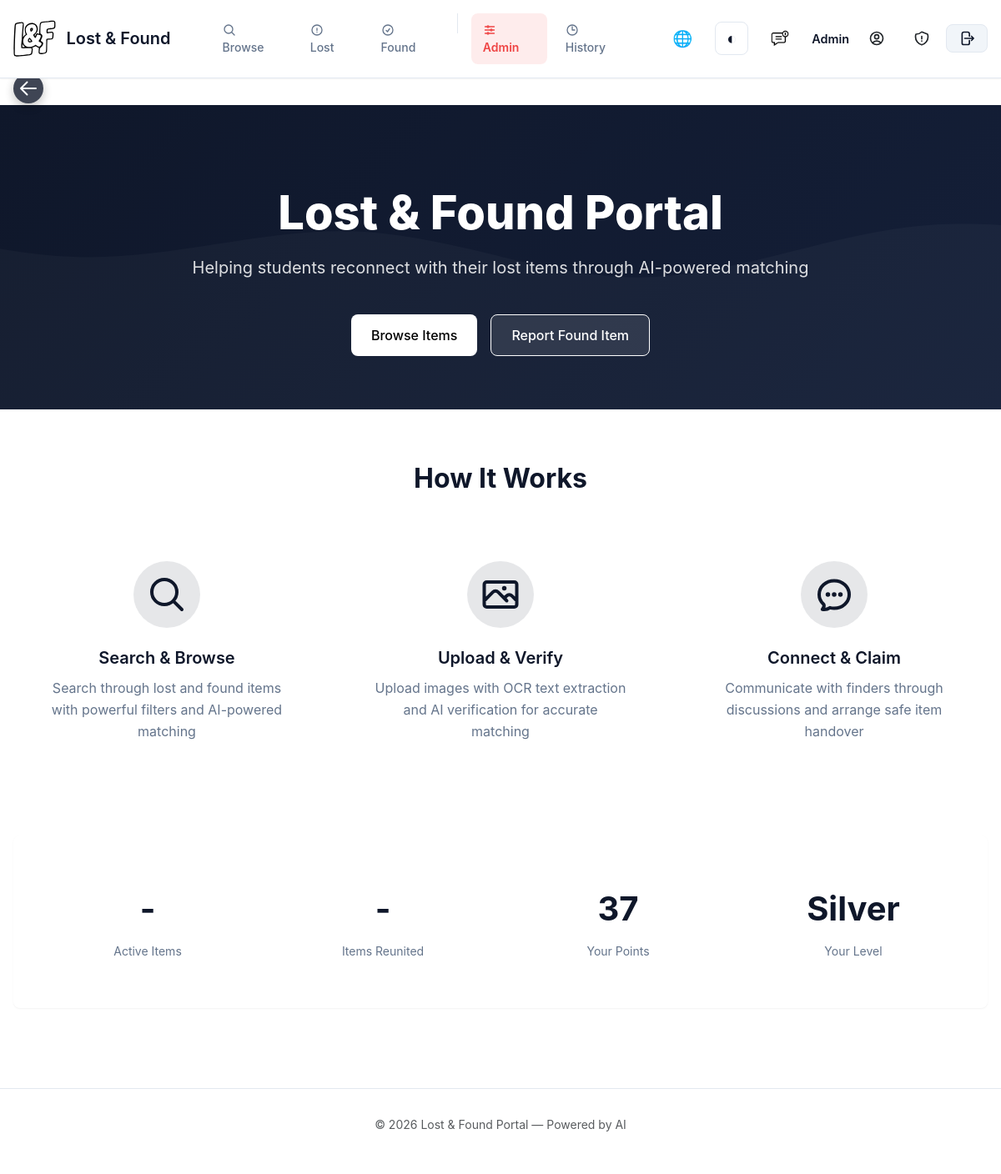
Screenshot of /home (signed in) with the database file from the repository.
### app.py (models this page shows, shortened)
class User(db.Model, UserMixin):
    id = db.Column(db.Integer, primary_key=True)
    registration_no = db.Column(db.String(20), unique=True, nullable=False)
    password_hash = db.Column(db.String(128), nullable=False)
    full_name = db.Column(db.String(100), nullable=False)
    email = db.Column(db.String(120), unique=True, nullable=True)
    points = db.Column(db.Integer, default=0, nullable=False)
    level = db.Column(db.String(20), default='Bronze')
    avatar_filename = db.Column(db.String(255), nullable=True)
    role = db.Column(db.String(20), default='student') # 'student', 'admin', 'hod'
    contact_visible = db.Column(db.Boolean, default=False, nullable=False)  # Hide contact until match confirmed
    email_public = db.Column(db.Boolean, default=False, nullable=False)  # Show email on profile
    phone = db.Column(db.String(15), nullable=True)  # Optional phone number
    phone_public = db.Column(db.Boolean, default=False, nullable=False)  # Show phone on profile
    preferred_language = db.Column(db.String(5), default='en', nullable=False)  # 'en', 'hi', 'gu'
    created_at = db.Column(db.DateTime, default=datetime.now, nullable=False)
    last_login = db.Column(db.DateTime, nullable=True)
    data_consent = db.Column(db.Boolean, default=True, nullable=False)  # User consents to data processing
    items_reported = db.relationship(
        'Item',
        backref='reporter', # Creates item.reporter to access the User object
        lazy=True,
        foreign_keys=[Item.reported_by_id] # Explicitly tells SQLAlchemy which FK to use
    )
    items_deleted = db.relationship(
        'Item',
        backref='deleter', # Creates item.deleter to access the User object
        lazy=True,
        foreign_keys=[Item.deleted_by_id] # Explicitly tells SQLAlchemy which FK to use
    )
    def is_admin(self):
        return self.role == 'admin'

### app.py (the view)
@app.route("/")
@app.route("/home")
def home():
    return render_template('index.html', title=_('Home'))

### templates/index.html (shortened to what this page needs)
{% extends "base.html" %}
{% block content %}
<div class="hero-section">
    <div class="container hero-content">
        <div class="hero-text">
            <h1 class="hero-title">{{ _('Lost & Found Portal') }}</h1>
            <p class="hero-subtitle">{{ _('Helping students reconnect with their lost items through AI-powered
                matching') }}</p>
            <div class="hero-actions">
                <a href="{{ url_for('items') }}" class="btn btn-hero-cta btn-lg">
                    {{ _('Browse Items') }}
                </a>
                {% if current_user.is_authenticated %}
                <a href="{{ url_for('report_found') }}" class="btn btn-outline btn-lg">
                    {{ _('Report Found Item') }}
                </a>
                {% else %}
                <a href="{{ url_for('register') }}" class="btn btn-outline btn-lg">
                    {{ _('Get Started') }}
                </a>
                {% endif %}
            </div>
        </div>
    </div>
</div>
<div class="container features-section">
    <h2 class="section-title">{{ _('How It Works') }}</h2>
    <div class="features-grid">
        <div class="feature-card">
            <div class="feature-icon">
                <svg width="48" height="48" fill="none" stroke="currentColor" stroke-width="2" viewBox="0 0 24 24">
                    <path stroke-linecap="round" stroke-linejoin="round"
                        d="M21 21l-5.197-5.197m0 0A7.5 7.5 0 105.196 5.196a7.5 7.5 0 0010.607 10.607z"></path>
                </svg>
            </div>
            <h3 class="feature-title">{{ _('Search & Browse') }}</h3>
            <p class="feature-description">{{ _('Search through lost and found items with powerful filters and
                AI-powered matching') }}</p>
        </div>
        <div class="feature-card">
            <div class="feature-icon">
            </div>
            <h3 class="feature-title">{{ _('Upload & Verify') }}</h3>
            <p class="feature-description">{{ _('Upload images with OCR text extraction and AI verification for accurate
                matching') }}</p>
        </div>
        <div class="feature-card">
            <div class="feature-icon">
            </div>
            <h3 class="feature-title">{{ _('Connect & Claim') }}</h3>
            <p class="feature-description">{{ _('Communicate with finders through discussions and arrange safe item
                handover') }}</p>
        </div>
    </div>
</div>
{% if current_user.is_authenticated %}
<div class="container stats-section">
    <div class="stats-banner">
        <div class="stat-box">
            <div class="stat-number">-</div>
            <div class="stat-label">{{ _('Active Items') }}</div>
        </div>
        <div class="stat-box">
            <div class="stat-number">-</div>
            <div class="stat-label">{{ _('Items Reunited') }}</div>
        </div>
        <div class="stat-box">
            <div class="stat-number">{{ current_user.points or 0 }}</div>
            <div class="stat-label">{{ _('Your Points') }}</div>
        </div>
        <div class="stat-box">
            <div class="stat-number">{{ current_user.level }}</div>
            <div class="stat-label">{{ _('Your Level') }}</div>
        </div>
    </div>
</div>
{% endif %}
{% endblock content %}

### templates/base.html (shortened to what this page needs)
<!DOCTYPE html>
<html lang="en" data-theme="light">
<head>
    <link href="https://cdn.jsdelivr.net/npm/bootstrap@5.3.0/dist/css/bootstrap.min.css" rel="stylesheet">
    <link rel="stylesheet" href="https://cdnjs.cloudflare.com/ajax/libs/font-awesome/6.4.0/css/all.min.css">
    <link rel="stylesheet" href="{{ url_for('static', filename='css/modern.css') }}">
</head>
<body>
    <nav class="navbar">
        <div class="navbar-container">
            <a class="navbar-brand" href="{{ url_for('home') }}">
                <img src="{{ url_for('static', filename='lost_found.svg') }}" alt="{{ _('Lost & Found') }}" />
                <span>{{ _('Lost & Found') }}</span>
            </a>
            <div class="navbar-menu" id="navbarMenu">
                {% if current_user.is_authenticated %}
                <ul class="nav-links">
                    <li><a class="nav-link" href="{{ url_for('items') }}">
                            <svg width="16" height="16" fill="none" stroke="currentColor" stroke-width="2"
                                viewBox="0 0 24 24"
                                style="display: inline-block; vertical-align: middle; margin-right: 4px;">
                                <path stroke-linecap="round" stroke-linejoin="round"
                                    d="M21 21l-5.197-5.197m0 0A7.5 7.5 0 105.196 5.196a7.5 7.5 0 0010.607 10.607z">
                                </path>
                            </svg>
                            {{ _('Browse') }}
                        </a></li>
                    <li><a class="nav-link" href="{{ url_for('report_lost') }}">
                            <svg width="16" height="16" fill="none" stroke="currentColor" stroke-width="2"
                                viewBox="0 0 24 24"
                                style="display: inline-block; vertical-align: middle; margin-right: 4px;">
                                <path stroke-linecap="round" stroke-linejoin="round"
                                    d="M12 9v3.75m9-.75a9 9 0 11-18 0 9 9 0 0118 0zm-9 3.75h.008v.008H12v-.008z"></path>
                            </svg>
                            {{ _('Lost') }}
                        </a></li>
                    <li><a class="nav-link" href="{{ url_for('report_found') }}">
                            <svg width="16" height="16" fill="none" stroke="currentColor" stroke-width="2"
                                viewBox="0 0 24 24"
                                style="display: inline-block; vertical-align: middle; margin-right: 4px;">
                                <path stroke-linecap="round" stroke-linejoin="round"
                                    d="M9 12.75L11.25 15 15 9.75M21 12a9 9 0 11-18 0 9 9 0 0118 0z"></path>
                            </svg>
                            {{ _('Found') }}
                        </a></li>
                    {% if current_user.is_admin() or current_user.is_hod() %}
                    <li><a class="nav-link nav-link-admin" href="{{ url_for('admin_dashboard') }}#users">
                            {{ _('Admin') }}
                        </a></li>
                    <li><a class="nav-link" href="{{ url_for('item_history') }}">
                            <svg width="16" height="16" fill="none" stroke="currentColor" stroke-width="2"
                                viewBox="0 0 24 24"
                                style="display: inline-block; vertical-align: middle; margin-right: 4px;">
                                <path stroke-linecap="round" stroke-linejoin="round"
                                    d="M12 6v6h4.5m4.5 0a9 9 0 11-18 0 9 9 0 0118 0z"></path>
                            </svg>
                            {{ _('History') }}
                        </a></li>
                    {% endif %}
                </ul>
                {% else %}
                <ul class="nav-links">
                    <li><a class="nav-link" href="{{ url_for('items') }}">{{ _('Browse Items') }}</a></li>
                </ul>
                {% endif %}
                <div class="navbar-actions">
                    <div class="dropdown custom-dropdown">
                        <button class="btn btn-ghost btn-sm"
                            onclick="document.getElementById('langDropdown').classList.toggle('show')"
                            title="Select Language">
                            <span style="font-size: 1.2rem;">🌐</span>
                        </button>
                    </div>
                    <button id="themeToggle" class="theme-toggle" title="{{ _('Toggle dark mode') }}">
                        <span id="themeIcon">◐</span>
                    </button>
                    {% if current_user.is_authenticated %}
                    <div class="custom-dropdown">
                        <a href="{{ url_for('notifications') }}" class="btn btn-ghost btn-sm relative"
                            title="{{ _('Notifications') }}">
                            <img id="notif-icon" src="{{ url_for('static', filename='notification.png') }}"
                                alt="{{ _('Notifications') }}"
                                style="width: 22px; height: 22px; object-fit: contain; vertical-align: middle;">
                        </a>
                    </div>
                    {% endif %}
                    {% if current_user.is_authenticated %}
                    <div class="user-menu" style="display: flex; gap: 0.5rem; align-items: center;">
                        <span style="font-size: 0.9rem; font-weight: 600; color: var(--foreground);">{{
                            current_user.full_name.split()[0] }}</span>
                        <div style="display: flex; gap: 4px;">
                            <a class="btn btn-ghost btn-sm" href="{{ url_for('profile') }}" title="{{ _('Profile') }}">
                            </a>
                            <a class="btn btn-ghost btn-sm" href="{{ url_for('privacy_settings') }}"
                                title="{{ _('Privacy Settings') }}">
                            </a>
                            <a class="btn btn-secondary btn-sm" href="{{ url_for('logout') }}"
                                title="{{ _('Logout') }}">
                                <svg width="20" height="20" fill="none" stroke="currentColor" stroke-width="2"
                                    viewBox="0 0 24 24">
                                    <path stroke-linecap="round" stroke-linejoin="round"
                                        d="M15.75 9V5.25A2.25 2.25 0 0013.5 3h-6a2.25 2.25 0 00-2.25 2.25v13.5A2.25 2.25 0 007.5 21h6a2.25 2.25 0 002.25-2.25V15m3 0l3-3m0 0l-3-3m3 3H9" />
                                </svg>
                            </a>
                        </div>
                    </div>
                    {% else %}
                    <div class="auth-buttons">
                        <a class="btn btn-outline btn-sm" href="{{ url_for('login') }}">{{ _('Login') }}</a>
                        <a class="btn btn-primary btn-sm" href="{{ url_for('register') }}">{{ _('Register') }}</a>
                    </div>
                    {% endif %}
                </div>
            </div>
        </div>
    </nav>
    <main class="main-content">
        {% block content %}{% endblock %}
    </main>
    <button onclick="history.back()" class="global-back-btn" title="{{ _('Go Back') }}" aria-label="{{ _('Go Back') }}">
        <svg width="24" height="24" fill="none" stroke="currentColor" stroke-width="2" viewBox="0 0 24 24">
            <path stroke-linecap="round" stroke-linejoin="round" d="M10.5 19.5L3 12m0 0l7.5-7.5M3 12h18"></path>
        </svg>
    </button>
    <footer class="footer">
        <div class="container">
            <p class="text-sm text-muted">© {{ current_year or '2025' }} {{ _('Lost & Found Portal') }} — {{ _('Powered
                by AI') }}</p>
        </div>
    </footer>
</body>
</html>

### rows the page displays
User: full_name "Admin", points "37", level "Silver"
